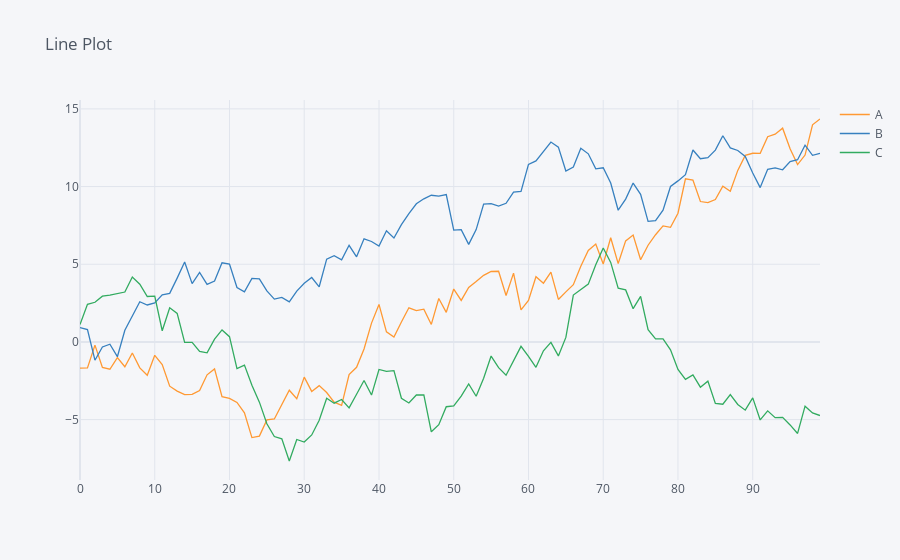

The cell this chart's notebook holds for it:
### Code cell
df.iplot(title = 'Line Plot')
